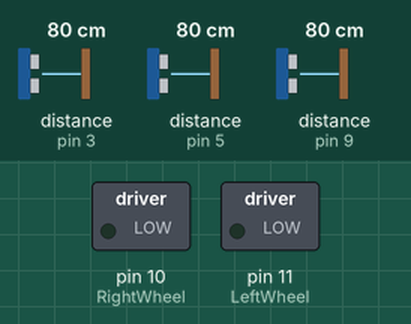
Bench run of a sketch on a simulated Arduino Uno, built with avr-gcc and run on an emulated ATmega328P. Parts: switched loads named in the sketch (green lamp = pin HIGH). Wiring (inferred from the names in the program): 3 × ultrasonic range finder: trigger pin 2, echo pin 3 / trigger pin 4, echo pin 5 / trigger pin 8, echo pin 9. The inputs (shaded band) are chosen by the test bench; at power-on: distance to the obstacle (sensors on pin 9, pin 3, pin 5) 80 cm. The echo pulse lasts 58.3 µs per cm; pins used as bus, display or sensor lines are not drawn.

Above: at 1.2 s.
1.3 s: distance to the obstacle (sensor on pin 9) set to 41 cm
2.8 s: distance to the obstacle (sensor on pin 9) set to 33 cm
At 4.0 s:
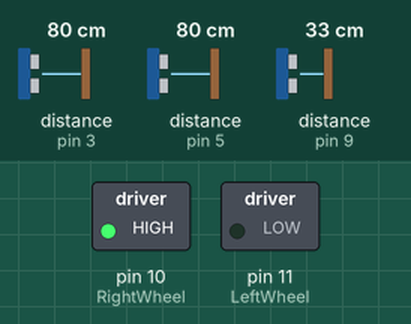
4.3 s: distance to the obstacle (sensor on pin 3) set to 75 cm
At 4.6 s:
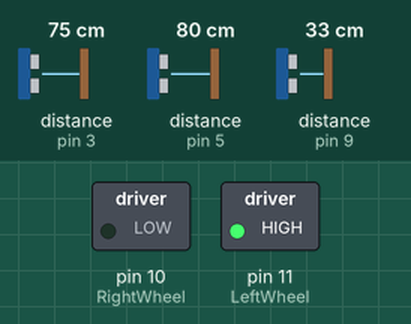
5.8 s: distance to the obstacle (sensor on pin 5) set to 71 cm
At 6.5 s:
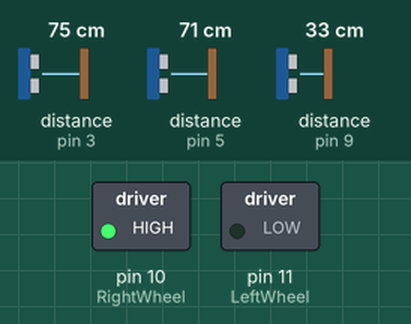
7.3 s: distance to the obstacle (sensor on pin 3) set to 18 cm
At 8.2 s:
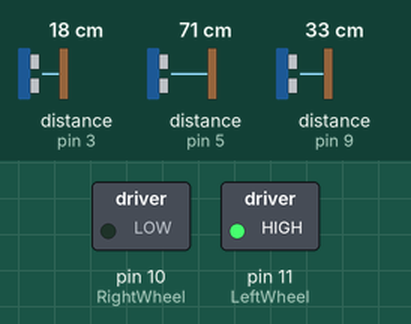
8.8 s: distance to the obstacle (sensor on pin 3) set to 120 cm
At 10.2 s:
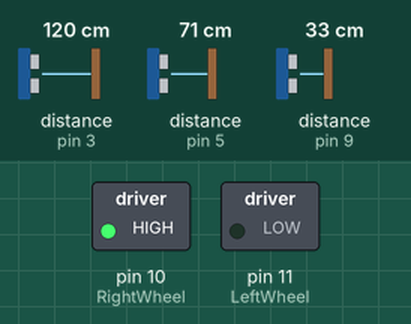
Timing chart, 0 to 11.3 s (numbered marks = the images above; inputs shaded):
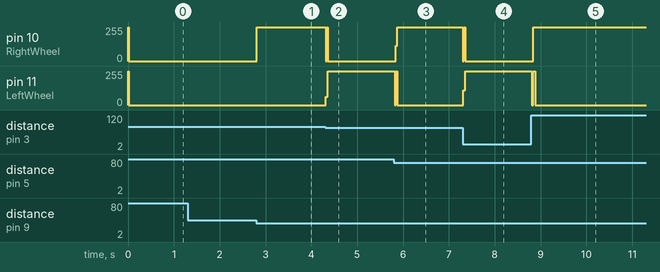

The sketch:

MotionCar.ino
```cpp
// USS = Ultra Sonic Sensor

// 3 USS declaration of variables
// - Front Side
int T_Front = 8;
int E_Front = 9;
// - Left side
int T_Left = 4;
int E_Left = 5;
// - Right side
int T_Right = 2;
int E_Right = 3;
// Decleration for variables of RELAY conected to DC Motors
int LeftWheel = 11;
int RightWheel = 10;

// Different sides USS distance declaration of variables
int Dist_Front, Dist_Left, Dist_Right;

void setup() {
  // Assign variables
  // - Front USS
  pinMode(T_Front, OUTPUT);
  pinMode(E_Front, INPUT);
  // - Left USS
  pinMode(T_Left, OUTPUT);
  pinMode(E_Left, INPUT);
  // - Right USS
  pinMode(T_Right, OUTPUT);
  pinMode(E_Right, INPUT);

  // - RELAYS connected to DC Motors
  pinMode(LeftWheel, OUTPUT);
  pinMode(RightWheel, OUTPUT);

  // Custom function see line
  Stop();
}

void loop() {
  // Send signals for Front USS
  digitalWrite(T_Front, LOW);
  delayMicroseconds(2);
  digitalWrite(T_Front, HIGH);
  delayMicroseconds(10);
  digitalWrite(T_Front, LOW);
  // Calculate Front USS distance in cm (metric)
  Dist_Front = pulseIn(E_Front, HIGH)*0.034/2;

  // Send signals for Left USS
  digitalWrite(T_Left, LOW);
  delayMicroseconds(2);
  digitalWrite(T_Left, HIGH);
  delayMicroseconds(10);
  digitalWrite(T_Left, LOW);
  // Calculate Left USS distance in cm (metric)
  Dist_Left = pulseIn(E_Left, HIGH)*0.034/2;

  // Send signals for Right USS
  digitalWrite(T_Right, LOW);
  delayMicroseconds(2);
  digitalWrite(T_Right, HIGH);
  delayMicroseconds(10);
  digitalWrite(T_Right, LOW);
  // Calculate Right USS distance in cm (metric)
  Dist_Right = pulseIn(E_Right, HIGH)*0.034/2;

  // Decition making for turning with DC Motors
  if (Dist_Front <= 35 && Dist_Front >= 7) {
    Stop();
    if (Dist_Left > Dist_Right) {
      TurnLeft();
    } else {
      TurnRight();
    }
  } else if (Dist_Front <= 7) {
    Stop();
  } else {
    Forward();
  }

}

// CUSTOM
// Stop function - switches RELAYs off
void Stop() {
  digitalWrite(LeftWheel, HIGH);
  digitalWrite(RightWheel, HIGH);
}

// Forward function - switches both RELAYs on
void Forward() {
  digitalWrite(LeftWheel, LOW);
  digitalWrite(RightWheel, LOW);
}

// Left function - switches Right RELAY on + Left RELAY off
void TurnLeft() {
  digitalWrite(LeftWheel, HIGH);
  digitalWrite(RightWheel, LOW);
}

// Right function - switches Left RELAY on + Right RELAY off
void TurnRight() {
  digitalWrite(LeftWheel, LOW);
  digitalWrite(RightWheel, HIGH);
}
```

Measured:
- the behaviour switches between 37 and 36 cm on distance to the obstacle (sensor on pin 9) (found by bisection; images 0 and 1)
- the behaviour switches between 80 and 79 cm on distance to the obstacle (sensor on pin 3) (found by bisection; images 1 and 2)
- the behaviour switches between 76 and 75 cm on distance to the obstacle (sensor on pin 5) (found by bisection; images 2 and 3)
- after the input at 1.3 s, every drawn part: stays the same
- after the input at 2.8 s, pin 10 (RightWheel): 0/255 → 255/255 at once
- after the input at 4.3 s, pin 10 (RightWheel): 255/255 → 0/255 at once; pin 11 (LeftWheel): 0/255 → 255/255 at once
- after the input at 5.8 s, pin 10 (RightWheel): 0/255 → 255/255 at once; pin 11 (LeftWheel): 255/255 → 0/255 at once
- after the input at 7.3 s, pin 10 (RightWheel): 255/255 → 0/255 at once; pin 11 (LeftWheel): 0/255 → 255/255 at once
- after the input at 8.8 s, pin 10 (RightWheel): 0/255 → 255/255 at once; pin 11 (LeftWheel): 255/255 → 0/255 at once
